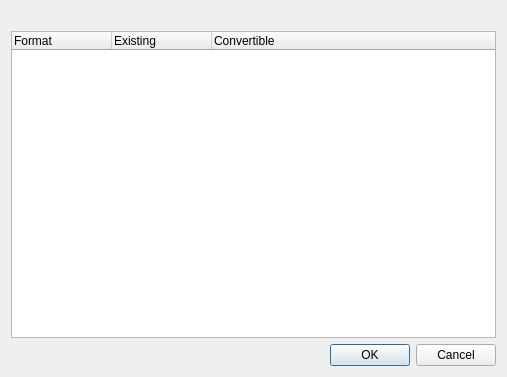
<?xml version="1.0" encoding="UTF-8"?>
<ui version="4.0">
 <class>ChooseFormatDeviceDialog</class>
 <widget class="QDialog" name="ChooseFormatDeviceDialog">
  <property name="geometry">
   <rect>
    <x>0</x>
    <y>0</y>
    <width>507</width>
    <height>377</height>
   </rect>
  </property>
  <property name="windowTitle">
   <string>Choose format</string>
  </property>
  <property name="windowIcon">
   <iconset resource="../../../../resources/images.qrc">
    <normaloff>:/images/mimetypes/unknown.png</normaloff>:/images/mimetypes/unknown.png</iconset>
  </property>
  <layout class="QVBoxLayout">
   <item>
    <widget class="QLabel" name="msg">
     <property name="text">
      <string/>
     </property>
    </widget>
   </item>
   <item>
    <widget class="QTreeWidget" name="formats">
     <property name="alternatingRowColors">
      <bool>true</bool>
     </property>
     <property name="iconSize">
      <size>
       <width>64</width>
       <height>64</height>
      </size>
     </property>
     <property name="allColumnsShowFocus">
      <bool>true</bool>
     </property>
     <column>
      <property name="text">
       <string>Format</string>
      </property>
     </column>
     <column>
      <property name="text">
       <string>Existing</string>
      </property>
      <property name="textAlignment">
       <set>AlignLeft|AlignVCenter</set>
      </property>
     </column>
     <column>
      <property name="text">
       <string>Convertible</string>
      </property>
     </column>
    </widget>
   </item>
   <item>
    <widget class="QDialogButtonBox" name="buttonBox">
     <property name="orientation">
      <enum>Qt::Horizontal</enum>
     </property>
     <property name="standardButtons">
      <set>QDialogButtonBox::Cancel|QDialogButtonBox::Ok</set>
     </property>
    </widget>
   </item>
  </layout>
 </widget>
 <resources>
  <include location="../../../../resources/images.qrc"/>
 </resources>
 <connections>
  <connection>
   <sender>buttonBox</sender>
   <signal>accepted()</signal>
   <receiver>ChooseFormatDeviceDialog</receiver>
   <slot>accept()</slot>
   <hints>
    <hint type="sourcelabel">
     <x>248</x>
     <y>254</y>
    </hint>
    <hint type="destinationlabel">
     <x>157</x>
     <y>274</y>
    </hint>
   </hints>
  </connection>
  <connection>
   <sender>buttonBox</sender>
   <signal>rejected()</signal>
   <receiver>ChooseFormatDeviceDialog</receiver>
   <slot>reject()</slot>
   <hints>
    <hint type="sourcelabel">
     <x>316</x>
     <y>260</y>
    </hint>
    <hint type="destinationlabel">
     <x>286</x>
     <y>274</y>
    </hint>
   </hints>
  </connection>
 </connections>
</ui>
